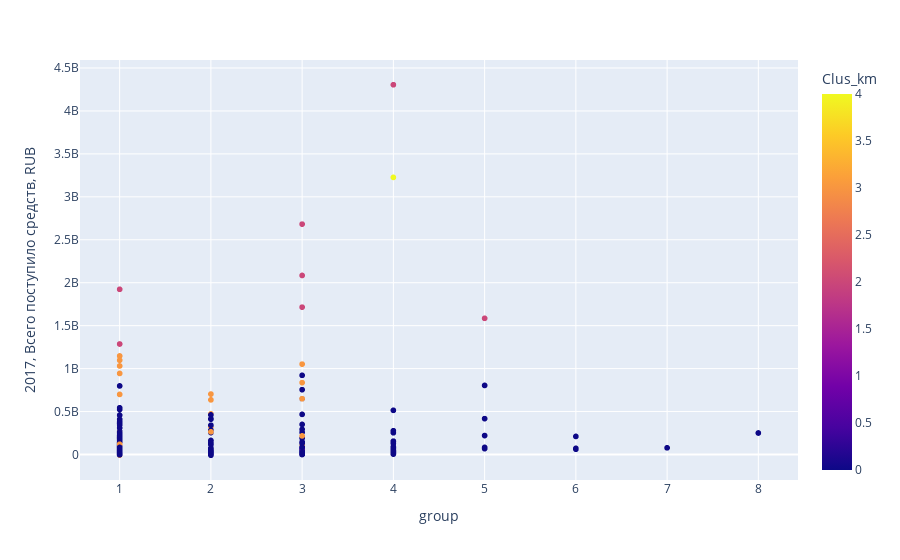

Here is the notebook cell this chart was saved with:
### Code cell
fig = px.scatter(year_2017, x="group", y="2017, Всего поступило средств, RUB", color="Clus_km")
fig.show()

### Figure 1 — Plotly figure (JSON) as saved in the notebook; plotly's stock layout.template omitted (floating-point values rounded to 4 significant figures; data arrays with more than 128 entries replaced by an {"elided": "..."} marker saying what was removed)
{"data": [{"hovertemplate": "group=%{x}<br>2017, Всего поступило средств, RUB=%{y}<br>Clus_km=%{marker.color}<extra></extra>", "legendgroup": "", "marker": {"color": {"elided": "2613 int values"}, "coloraxis": "coloraxis", "symbol": "circle"}, "mode": "markers", "name": "", "showlegend": false, "type": "scattergl", "x": {"elided": "2613 int values"}, "xaxis": "x", "y": {"elided": "2613 int values"}, "yaxis": "y"}], "layout": {"coloraxis": {"colorbar": {"title": {"text": "Clus_km"}}, "colorscale": [[0, "#0d0887"], [0.1111, "#46039f"], [0.2222, "#7201a8"], [0.3333, "#9c179e"], [0.4444, "#bd3786"], [0.5556, "#d8576b"], [0.6667, "#ed7953"], [0.7778, "#fb9f3a"], [0.8889, "#fdca26"], [1, "#f0f921"]]}, "legend": {"tracegroupgap": 0}, "margin": {"t": 60}, "xaxis": {"anchor": "y", "domain": [0, 1], "title": {"text": "group"}}, "yaxis": {"anchor": "x", "domain": [0, 1], "title": {"text": "2017, Всего поступило средств, RUB"}}}}
